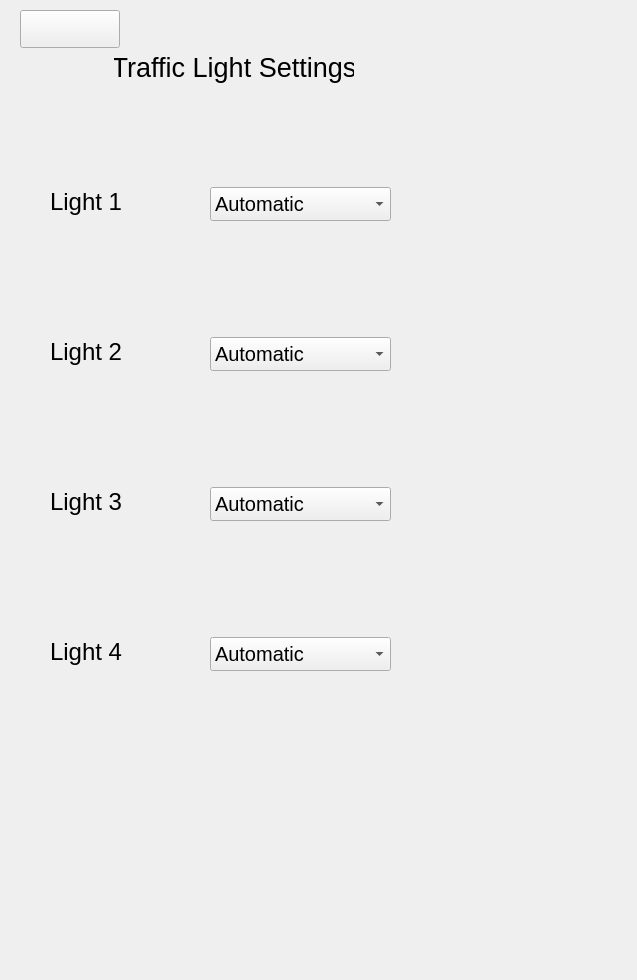
<?xml version="1.0" encoding="UTF-8"?>
<ui version="4.0">
 <class>Form</class>
 <widget class="QWidget" name="Form">
  <property name="geometry">
   <rect>
    <x>0</x>
    <y>0</y>
    <width>637</width>
    <height>980</height>
   </rect>
  </property>
  <property name="windowTitle">
   <string>Form</string>
  </property>
  <widget class="QWidget" name="widget" native="true">
   <property name="geometry">
    <rect>
     <x>10</x>
     <y>10</y>
     <width>420</width>
     <height>951</height>
    </rect>
   </property>
   <property name="minimumSize">
    <size>
     <width>420</width>
     <height>951</height>
    </size>
   </property>
   <property name="maximumSize">
    <size>
     <width>420</width>
     <height>951</height>
    </size>
   </property>
   <widget class="QPushButton" name="backButton">
    <property name="geometry">
     <rect>
      <x>10</x>
      <y>0</y>
      <width>100</width>
      <height>38</height>
     </rect>
    </property>
    <property name="minimumSize">
     <size>
      <width>100</width>
      <height>30</height>
     </size>
    </property>
    <property name="text">
     <string/>
    </property>
    <property name="icon">
     <iconset>
      <normaloff>Back.png</normaloff>Back.png</iconset>
    </property>
    <property name="iconSize">
     <size>
      <width>30</width>
      <height>30</height>
     </size>
    </property>
   </widget>
   <widget class="QLabel" name="BL2">
    <property name="geometry">
     <rect>
      <x>104</x>
      <y>20</y>
      <width>240</width>
      <height>74</height>
     </rect>
    </property>
    <property name="minimumSize">
     <size>
      <width>240</width>
      <height>74</height>
     </size>
    </property>
    <property name="maximumSize">
     <size>
      <width>240</width>
      <height>74</height>
     </size>
    </property>
    <property name="font">
     <font>
      <family>Segoe UI</family>
      <pointsize>20</pointsize>
     </font>
    </property>
    <property name="layoutDirection">
     <enum>Qt::LeftToRight</enum>
    </property>
    <property name="text">
     <string>Traffic Light Settings</string>
    </property>
    <property name="alignment">
     <set>Qt::AlignCenter</set>
    </property>
   </widget>
   <widget class="QLabel" name="SLTC2">
    <property name="geometry">
     <rect>
      <x>40</x>
      <y>150</y>
      <width>180</width>
      <height>83</height>
     </rect>
    </property>
    <property name="minimumSize">
     <size>
      <width>180</width>
      <height>83</height>
     </size>
    </property>
    <property name="maximumSize">
     <size>
      <width>180</width>
      <height>83</height>
     </size>
    </property>
    <property name="font">
     <font>
      <family>Segoe UI</family>
      <pointsize>18</pointsize>
     </font>
    </property>
    <property name="text">
     <string>Light 1</string>
    </property>
    <property name="alignment">
     <set>Qt::AlignLeading|Qt::AlignLeft|Qt::AlignVCenter</set>
    </property>
   </widget>
   <widget class="QComboBox" name="comboBox">
    <property name="geometry">
     <rect>
      <x>200</x>
      <y>177</y>
      <width>181</width>
      <height>34</height>
     </rect>
    </property>
    <property name="font">
     <font>
      <family>Segoe UI</family>
      <pointsize>15</pointsize>
     </font>
    </property>
    <property name="editable">
     <bool>false</bool>
    </property>
    <property name="currentIndex">
     <number>0</number>
    </property>
    <item>
     <property name="text">
      <string>Automatic</string>
     </property>
    </item>
    <item>
     <property name="text">
      <string>                +</string>
     </property>
    </item>
   </widget>
   <widget class="QComboBox" name="comboBox_2">
    <property name="geometry">
     <rect>
      <x>200</x>
      <y>327</y>
      <width>181</width>
      <height>34</height>
     </rect>
    </property>
    <property name="font">
     <font>
      <family>Segoe UI</family>
      <pointsize>15</pointsize>
     </font>
    </property>
    <property name="editable">
     <bool>false</bool>
    </property>
    <property name="currentIndex">
     <number>0</number>
    </property>
    <item>
     <property name="text">
      <string>Automatic</string>
     </property>
    </item>
    <item>
     <property name="text">
      <string>                +</string>
     </property>
    </item>
   </widget>
   <widget class="QLabel" name="SLTC2_2">
    <property name="geometry">
     <rect>
      <x>40</x>
      <y>300</y>
      <width>180</width>
      <height>83</height>
     </rect>
    </property>
    <property name="minimumSize">
     <size>
      <width>180</width>
      <height>83</height>
     </size>
    </property>
    <property name="maximumSize">
     <size>
      <width>180</width>
      <height>83</height>
     </size>
    </property>
    <property name="font">
     <font>
      <family>Segoe UI</family>
      <pointsize>18</pointsize>
     </font>
    </property>
    <property name="text">
     <string>Light 2</string>
    </property>
    <property name="alignment">
     <set>Qt::AlignLeading|Qt::AlignLeft|Qt::AlignVCenter</set>
    </property>
   </widget>
   <widget class="QComboBox" name="comboBox_3">
    <property name="geometry">
     <rect>
      <x>200</x>
      <y>477</y>
      <width>181</width>
      <height>34</height>
     </rect>
    </property>
    <property name="font">
     <font>
      <family>Segoe UI</family>
      <pointsize>15</pointsize>
     </font>
    </property>
    <property name="editable">
     <bool>false</bool>
    </property>
    <property name="currentIndex">
     <number>0</number>
    </property>
    <item>
     <property name="text">
      <string>Automatic</string>
     </property>
    </item>
    <item>
     <property name="text">
      <string>                +</string>
     </property>
    </item>
   </widget>
   <widget class="QLabel" name="SLTC2_3">
    <property name="geometry">
     <rect>
      <x>40</x>
      <y>450</y>
      <width>180</width>
      <height>83</height>
     </rect>
    </property>
    <property name="minimumSize">
     <size>
      <width>180</width>
      <height>83</height>
     </size>
    </property>
    <property name="maximumSize">
     <size>
      <width>180</width>
      <height>83</height>
     </size>
    </property>
    <property name="font">
     <font>
      <family>Segoe UI</family>
      <pointsize>18</pointsize>
     </font>
    </property>
    <property name="text">
     <string>Light 3</string>
    </property>
    <property name="alignment">
     <set>Qt::AlignLeading|Qt::AlignLeft|Qt::AlignVCenter</set>
    </property>
   </widget>
   <widget class="QComboBox" name="comboBox_4">
    <property name="geometry">
     <rect>
      <x>200</x>
      <y>627</y>
      <width>181</width>
      <height>34</height>
     </rect>
    </property>
    <property name="font">
     <font>
      <family>Segoe UI</family>
      <pointsize>15</pointsize>
     </font>
    </property>
    <property name="editable">
     <bool>false</bool>
    </property>
    <property name="currentIndex">
     <number>0</number>
    </property>
    <item>
     <property name="text">
      <string>Automatic</string>
     </property>
    </item>
    <item>
     <property name="text">
      <string>                +</string>
     </property>
    </item>
   </widget>
   <widget class="QLabel" name="SLTC2_4">
    <property name="geometry">
     <rect>
      <x>40</x>
      <y>600</y>
      <width>180</width>
      <height>83</height>
     </rect>
    </property>
    <property name="minimumSize">
     <size>
      <width>180</width>
      <height>83</height>
     </size>
    </property>
    <property name="maximumSize">
     <size>
      <width>180</width>
      <height>83</height>
     </size>
    </property>
    <property name="font">
     <font>
      <family>Segoe UI</family>
      <pointsize>18</pointsize>
     </font>
    </property>
    <property name="text">
     <string>Light 4</string>
    </property>
    <property name="alignment">
     <set>Qt::AlignLeading|Qt::AlignLeft|Qt::AlignVCenter</set>
    </property>
   </widget>
  </widget>
 </widget>
 <resources/>
 <connections/>
</ui>
